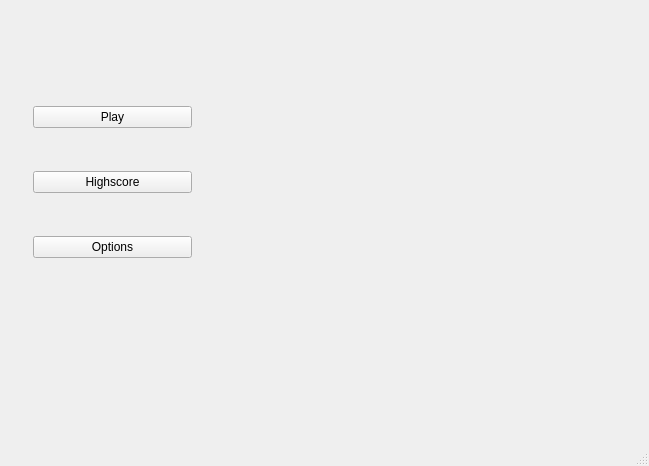
<?xml version="1.0" encoding="UTF-8"?>
<ui version="4.0">
 <class>FrmMain</class>
 <widget class="QMainWindow" name="FrmMain">
  <property name="geometry">
   <rect>
    <x>0</x>
    <y>0</y>
    <width>649</width>
    <height>466</height>
   </rect>
  </property>
  <property name="windowTitle">
   <string>Menu</string>
  </property>
  <widget class="QWidget" name="centralWidget">
   <widget class="QWidget" name="layoutWidget">
    <property name="geometry">
     <rect>
      <x>22</x>
      <y>58</y>
      <width>181</width>
      <height>251</height>
     </rect>
    </property>
    <layout class="QVBoxLayout" name="verticalLayout">
     <item>
      <widget class="QPushButton" name="btnPlay">
       <property name="maximumSize">
        <size>
         <width>16777215</width>
         <height>16777215</height>
        </size>
       </property>
       <property name="text">
        <string>Play</string>
       </property>
      </widget>
     </item>
     <item>
      <widget class="QPushButton" name="btnHighscore">
       <property name="maximumSize">
        <size>
         <width>16777215</width>
         <height>16777215</height>
        </size>
       </property>
       <property name="text">
        <string>Highscore</string>
       </property>
      </widget>
     </item>
     <item>
      <widget class="QPushButton" name="btnOptions">
       <property name="maximumSize">
        <size>
         <width>16777215</width>
         <height>16777215</height>
        </size>
       </property>
       <property name="text">
        <string>Options</string>
       </property>
      </widget>
     </item>
    </layout>
   </widget>
  </widget>
  <widget class="QStatusBar" name="statusBar"/>
 </widget>
 <layoutdefault spacing="6" margin="11"/>
 <resources/>
 <connections/>
</ui>
